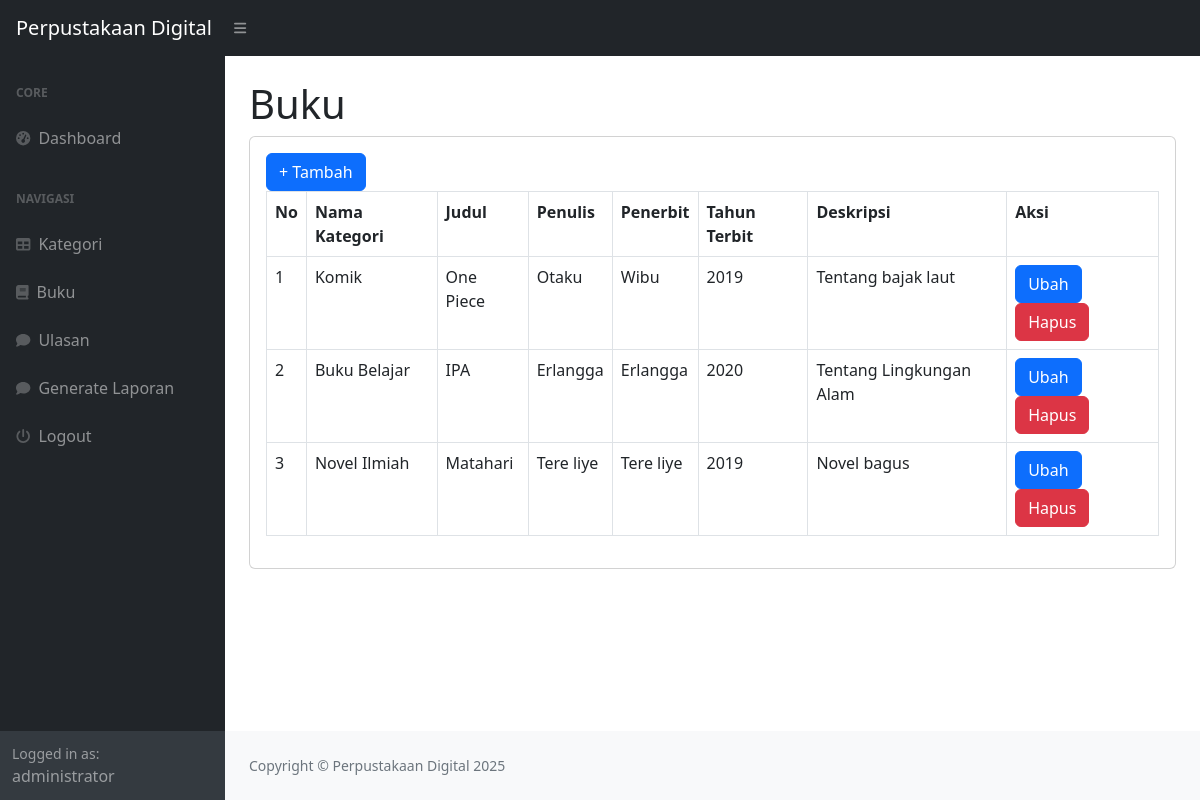
/index.php?page=buku (signed in), run on the app's committed database.
### tables this page shows
CREATE TABLE `buku` (
  `id_buku` int(11) NOT NULL,
  `id_kategori` int(11) DEFAULT NULL,
  `judul` varchar(255) DEFAULT NULL,
  `penulis` varchar(255) DEFAULT NULL,
  `penerbit` varchar(255) DEFAULT NULL,
  `tahun_terbit` varchar(255) DEFAULT NULL,
  `deskripsi` text DEFAULT NULL
);

CREATE TABLE `kategori` (
  `id_kategori` int(11) NOT NULL,
  `kategori` varchar(255) DEFAULT NULL
);

### buku.php (the view)
<h1 class="mt-4">Buku</h1>
<div class="card">
    <div class="card-body">
        <div class="row">
            <div class="col-md-12">
                <a href="?page=buku_tambah" class="btn btn-primary">+ Tambah</a>
                <table class="table table-bordered" id="dataTable" width="100%" cellspacing="0">
                    <tr>
                        <th>No</th>
                        <th>Nama Kategori</th>
                        <th>Judul</th>
                        <th>Penulis</th>
                        <th>Penerbit</th>
                        <th>Tahun Terbit</th>
                        <th>Deskripsi</th>
                        <th>Aksi</th>
                    </tr>
                    <?php
                    $i = 1;
                    $query = mysqli_query($koneksi, "SELECT * FROM buku LEFT JOIN kategori on buku.id_kategori = kategori.id_kategori");
                    while ($data = mysqli_fetch_array($query)) {
                    ?>
                    <tr>
                        <td><?= $i++; ?></td>
                        <td><?= $data['kategori'] ?></td>
                        <td><?= $data['judul'] ?></td>
                        <td><?= $data['penulis'] ?></td>
                        <td><?= $data['penerbit'] ?></td>
                        <td><?= $data['tahun_terbit'] ?></td>
                        <td><?= $data['deskripsi'] ?></td>
                        <td>
                            <a href="?page=buku_ubah&&id=<?= $data['id_buku'] ?>" class="btn btn-primary">Ubah</a>
                            <a onclick="return confirm('Yakin dihapus?')"
                                href="?page=buku_hapus&&id=<?= $data['id_buku'] ?>" class="btn btn-danger">Hapus</a>
                        </td>
                    </tr>
                    <?php
                    }
                    ?>
                </table>
            </div>
        </div>
    </div>
</div>

### index.php (shortened to what this page needs)
<!DOCTYPE html>
<html lang="en">
<head>
    <link href="https://cdn.jsdelivr.net/npm/simple-datatables@7.1.2/dist/style.min.css" rel="stylesheet" />
    <link href="css/styles.css" rel="stylesheet" />
</head>
<body class="sb-nav-fixed">
    <nav class="sb-topnav navbar navbar-expand navbar-dark bg-dark">
        <a class="navbar-brand ps-3" href="?page=index">Perpustakaan Digital</a>
        <button class="btn btn-link btn-sm order-1 order-lg-0 me-4 me-lg-0" id="sidebarToggle" href="#!"><i
                class="fas fa-bars"></i></button>
    </nav>
    <div id="layoutSidenav">
        <div id="layoutSidenav_nav">
            <nav class="sb-sidenav accordion sb-sidenav-dark" id="sidenavAccordion">
                <div class="sb-sidenav-menu">
                    <div class="nav">
                        <div class="sb-sidenav-menu-heading">Core</div>
                        <a class="nav-link" href="index.php">
                            <div class="sb-nav-link-icon"><i class="fas fa-tachometer-alt"></i></div>
                            Dashboard
                        </a>
                        <div class="sb-sidenav-menu-heading">Navigasi</div>
                        <?php
                        if ($_SESSION['user']['level'] != 'peminjam') {
                        ?>
                        <a class="nav-link" href="?page=kategori">
                            <div class="sb-nav-link-icon"><i class="fas fa-table"></i></div>
                            Kategori
                        </a>
                        <a class="nav-link" href="?page=buku">
                            <div class="sb-nav-link-icon"><i class="fas fa-book"></i></div>
                            Buku
                        </a>
                        <?php
                        }
                        ?>
                        <a class="nav-link" href="?page=ulasan">
                            <div class="sb-nav-link-icon"><i class="fas fa-comment"></i></div>
                            Ulasan
                        </a>
                        <?php
                        if ($_SESSION['user']['level'] != 'peminjam') {
                        ?>
                        <a class="nav-link" href="?page=laporan">
                            <div class="sb-nav-link-icon"><i class="fas fa-comment"></i></div>
                            Generate Laporan
                        </a>
                        <?php
                        }
                        ?>
                        <a class="nav-link" href="logout.php">
                            <div class="sb-nav-link-icon"><i class="fas fa-power-off"></i></div>
                            Logout
                        </a>
                    </div>
                </div>
                <div class="sb-sidenav-footer">
                    <div class="small">Logged in as:</div>
                    <?= $_SESSION['user']['nama']; ?>
                </div>
            </nav>
        </div>
        <div id="layoutSidenav_content">
            <main>
                <div class="container-fluid px-4">
                    <?php
                    $page = isset($_GET['page']) ? $_GET['page'] : 'home';
                    if (file_exists($page . '.php')) {
                        include $page . '.php';
                    } else {
                        include '404.php';
                    }
                    ?>
                </div>
            </main>
            <footer class="py-4 bg-light mt-auto">
                <div class="container-fluid px-4">
                    <div class="d-flex align-items-center justify-content-between small">
                        <div class="text-muted">Copyright &copy; Perpustakaan Digital 2025</div>
                    </div>
                </div>
            </footer>
        </div>
    </div>
</body>
</html>

### data on the page
buku: id_kategori.kategori "Komik", judul "One Piece", penulis "Otaku", penerbit "Wibu", tahun_terbit "2019", deskripsi "Tentang bajak laut"
buku: id_kategori.kategori "Buku Belajar", judul "IPA", penulis "Erlangga", penerbit "Erlangga", tahun_terbit "2020", deskripsi "Tentang Lingkungan Alam"
buku: id_kategori.kategori "Novel Ilmiah", judul "Matahari", penulis "Tere liye", penerbit "Tere liye", tahun_terbit "2019", deskripsi "Novel bagus"

### other printed values
$_SESSION['user']['nama'] "administrator"
